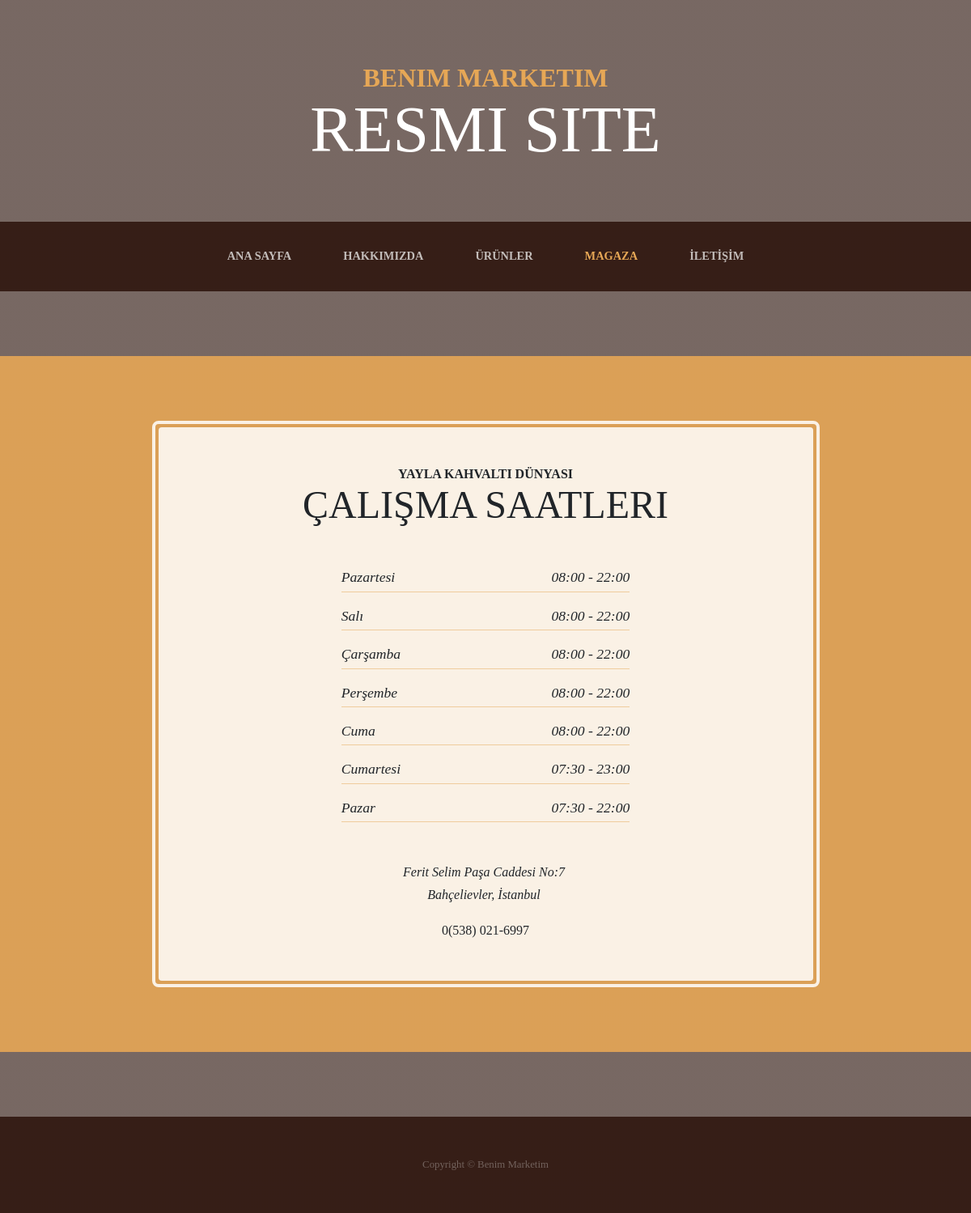
The page /store.php on the database its author committed.
### tables this page shows
CREATE TABLE `magaza` (
  `id` int(11) NOT NULL,
  `ustBaslik` char(50) NOT NULL DEFAULT '0',
  `anaBaslik` varchar(500) NOT NULL DEFAULT '0',
  `adres` char(250) NOT NULL DEFAULT '0',
  `telefon` char(20) NOT NULL DEFAULT '0'
);

CREATE TABLE `magazasaat` (
  `id` int(11) NOT NULL,
  `gun` char(50) NOT NULL,
  `saat` char(50) NOT NULL
);

### store.php (the view)
<?php
$sayfa = 'Magaza';
include('inc/vt.php');
include('inc/head.php');
include('inc/nav.php');
$sorgu1 = $baglanti->prepare("SELECT * FROM magaza");
$sorgu1->execute();
$sonuc1 = $sorgu1->fetch();
?>
<section class="page-section cta">
    <div class="container">
        <div class="row">
            <div class="col-xl-9 mx-auto">
                <div class="cta-inner text-center rounded">
                    <h2 class="section-heading mb-5">
                        <span class="section-heading-upper"><?= $sonuc1['ustBaslik'] ?></span>
                        <span class="section-heading-lower"><?= $sonuc1['anaBaslik'] ?></span>
                    </h2>
                    <ul class="list-unstyled list-hours mb-5 text-left mx-auto">
                        <?php
                        $sorgu2 = $baglanti->prepare("SELECT * FROM magazasaat");
                        $sorgu2->execute();
                        while ($sonuc2 = $sorgu2->fetch()) {
                            ?>
                            <li class="list-unstyled-item list-hours-item d-flex">
                                <?= $sonuc2['gun'] ?>
                                <span class="ml-auto"><?= $sonuc2['saat'] ?></span>
                            </li>
                            <?php
                        }
                        ?>
                    </ul>
                    <p class="address mb-5">
                        <?= $sonuc1['adres'] ?>
                    </p>
                    <p class="mb-0">
                        <?= $sonuc1['telefon'] ?>
                    </p>
                </div>
            </div>
        </div>
    </div>
</section>
<?php
include('inc/footer.php');
?>

### inc/head.php (shortened to what this page needs)
<!DOCTYPE html>
<html lang="en">
<head>
    <link href="vendor/bootstrap/css/bootstrap.min.css" rel="stylesheet">
    <link href="css/business-casual.min.css" rel="stylesheet">
</head>

### inc/nav.php (shortened to what this page needs)
<body>
<h1 class="site-heading text-center text-white d-none d-lg-block">
    <span class="site-heading-upper text-primary mb-3">Benim Marketim</span>
    <span class="site-heading-lower">Resmi Site</span>
</h1>
<nav class="navbar navbar-expand-lg navbar-dark py-lg-4" id="mainNav">
    <div class="container">
        <div class="collapse navbar-collapse" id="navbarResponsive">
            <ul class="navbar-nav mx-auto">
                <li class="nav-item px-lg-4 <?php echo $sayfa == 'Ana Sayfa' ? 'active' : '' ?>">
                    <a class="nav-link text-uppercase text-expanded" href="index.php">Ana Sayfa
                    </a>
                </li>
                <li class="nav-item px-lg-4 <?php echo $sayfa == 'Hakkımızda' ? 'active' : '' ?>">
                    <a class="nav-link text-uppercase text-expanded" href="about.php">Hakkımızda</a>
                </li>
                <li class="nav-item px-lg-4 <?php echo $sayfa == 'Ürünler' ? 'active' : '' ?>">
                    <a class="nav-link text-uppercase text-expanded" href="products.php">Ürünler</a>
                </li>
                <li class="nav-item px-lg-4 <?php echo $sayfa == 'Magaza' ? 'active' : '' ?>">
                    <a class="nav-link text-uppercase text-expanded" href="store.php">Magaza</a>
                </li>
                <li class="nav-item px-lg-4 <?php echo $sayfa == 'İletişim' ? 'active' : '' ?>">
                    <a class="nav-link text-uppercase text-expanded" href="contact.php">İLETİŞİM</a>
                </li>
            </ul>
        </div>
    </div>
</nav>

### inc/footer.php (shortened to what this page needs)
<footer class="footer text-faded text-center py-5">
    <div class="container">
        <p class="m-0 small">Copyright &copy; Benim Marketim</p>
    </div>
</footer>
</body>
</html>

### rows shown on the page
magaza: ustBaslik "YAYLA KAHVALTI DÜNYASI", anaBaslik "ÇALIŞMA SAATLERI", adres "Ferit Selim Paşa Caddesi No:7 Bahçelievler, İstanbul", telefon "0(538) 021-6997"
magazasaat: gun "Pazartesi", saat "08:00 - 22:00"
magazasaat: gun "Salı", saat "08:00 - 22:00"
magazasaat: gun "Çarşamba", saat "08:00 - 22:00"
magazasaat: gun "Perşembe", saat "08:00 - 22:00"
magazasaat: gun "Cuma", saat "08:00 - 22:00"
magazasaat: gun "Cumartesi", saat "07:30 - 23:00"
magazasaat: gun "Pazar", saat "07:30 - 22:00"
